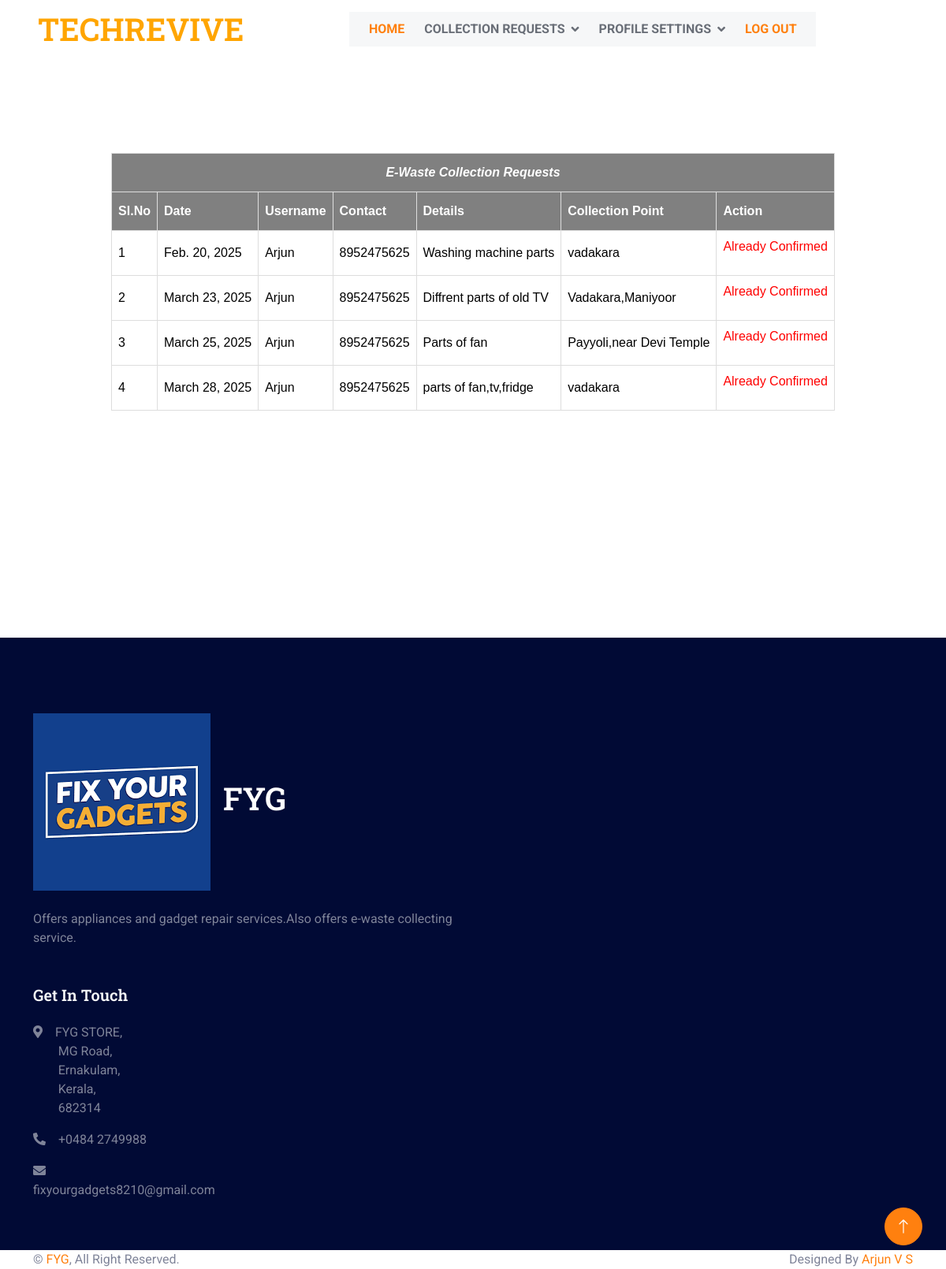
/EwasteCollector/ViewmyAllocEC/ (signed in), run on the app's committed database.
### Admin/models.py (models this page shows)
class Assignewastebooking(models.Model):
    aeb_status=models.IntegerField(default=0)
    collector=models.ForeignKey(EwasteCollector,on_delete=models.SET_NULL,null=True)
    ewastebooking=models.ForeignKey('User.Ewastebooking',on_delete=models.SET_NULL,null=True)

### User/models.py (models this page shows)
class Ewastebooking(models.Model):
    ewastebooking_details=models.CharField(max_length=50)
    ewastebooking_date=models.DateField(auto_now_add=True)
    ewastebooking_status=models.IntegerField(default=0)
    ewastebooking_collectionpoint=models.CharField(max_length=100)
    user=models.ForeignKey(User,on_delete=models.SET_NULL,null=True)

### Guest/models.py (models this page shows)
class User(models.Model):
    user_name=models.CharField(max_length=50)
    user_gender=models.CharField(max_length=50)
    user_contact=models.CharField(max_length=50)
    user_email=models.CharField(max_length=50)
    user_photo=models.FileField(upload_to='UserDocs/')
    user_proof=models.FileField(upload_to='UserDocs/')
    user_password=models.CharField(max_length=50)
    user_address=models.CharField(max_length=100)
    place=models.ForeignKey('Admin.Place',on_delete=models.CASCADE)

### EwasteCollector/views.py (the view)
# urls.py: path('ViewmyAllocEC/', views.ViewAllocatedEC,name="ViewmyAllocEC"),
def ViewAllocatedEC(request):
 if 'eid' in request.session:
    ecol=Assignewastebooking.objects.filter(collector=request.session["eid"])
    return render(request,"EwasteCollector/AllocatedEwasteCollectionRequests.html",{'data':ecol})
 else:
        return redirect('guest:Home')

### EwasteCollector/Templates/EwasteCollector/AllocatedEwasteCollectionRequests.html (shortened to what this page needs)
{% extends 'EwasteCollector/Head.html' %}
{% load static %}
{% block content %}
<!DOCTYPE html>
<html lang="en">
<head>
</head>
<body>
    <div id="tab">
    <br>
    <br>
    <br>
    <br>
    <br>
    <table  cellpadding="20px" border="1" align="center" bgcolor="white" >
        <tr>
        <th colspan="9"><center><i>E-Waste Collection Requests </i></center></th>
        </tr>
        <tr>
            <th>Sl.No</th>
            <th>Date</th>
            <th>Username</th>
            <th>Contact</th>
            <th>Details</th>
            <th>Collection Point</th>
            <th colspan="4">Action</th>
        </tr>
       {% for i in data %}
        <tr>
            <td>{{forloop.counter}}</td>
            <td>{{i.ewastebooking.ewastebooking_date}}</td>
            <td>{{i.ewastebooking.user.user_name}}</td>
            <td>{{i.ewastebooking.user.user_contact}}</td>
            <td>{{i.ewastebooking.ewastebooking_details}}</td>
            <td>{{i.ewastebooking.ewastebooking_collectionpoint}}</td>
            <td>
                {% if i.aeb_status == 1 %}
                <a href="{% url 'webcollector:confewasteb' i.id %}">Confirm</a>
                <td> <a href="{% url 'webcollector:delewasteb' i.id %}">Reject</a></td>
                {% else %}
               <font color="red"> <p>Already Confirmed</p></font>
                {% endif %}
            </td>
        </tr>
        {% endfor %}
    </table>
    <br>
    <br>
    <br>
    <br>
    <br>
    <br>
    <br>
    <br>
    <br>
    <br>
    </div>
</body>
</html>
{% endblock content %}

### Guest/static/EwasteCollector/css/style.css (style rules this page uses)
:root { --primary: #FF800F; --secondary: #001064; --light: #F6F7F8; --dark: #010A35; }

### Guest/static/form.css (style rules this page uses)
#tab { font-family: "Trebuchet MS", Arial, Helvetica, sans-serif; border-collapse: collapse; width: 100%; }
#tab td, #tab th { border: 1px solid #ddd; padding: 8px; color: black; }
#tab th { padding-top: 12px; padding-bottom: 12px; text-align: left; background-color: gray; color: white; }

### data on the page
Assignewastebooking: ewastebooking.ewastebooking_date "Feb. 20, 2025", ewastebooking.user.user_name "Arjun", ewastebooking.user.user_contact "8952475625", ewastebooking.ewastebooking_details "Washing machine parts", ewastebooking.ewastebooking_collectionpoint "vadakara", aeb_status "Already Confirmed"
Assignewastebooking: ewastebooking.ewastebooking_date "March 23, 2025", ewastebooking.user.user_name "Arjun", ewastebooking.user.user_contact "8952475625", ewastebooking.ewastebooking_details "Diffrent parts of old TV", ewastebooking.ewastebooking_collectionpoint "Vadakara,Maniyoor", aeb_status "Already Confirmed"
Assignewastebooking: ewastebooking.ewastebooking_date "March 25, 2025", ewastebooking.user.user_name "Arjun", ewastebooking.user.user_contact "8952475625", ewastebooking.ewastebooking_details "Parts of fan", ewastebooking.ewastebooking_collectionpoint "Payyoli,near Devi Temple", aeb_status "Already Confirmed"
Assignewastebooking: ewastebooking.ewastebooking_date "March 28, 2025", ewastebooking.user.user_name "Arjun", ewastebooking.user.user_contact "8952475625", ewastebooking.ewastebooking_details "parts of fan,tv,fridge", ewastebooking.ewastebooking_collectionpoint "vadakara", aeb_status "Already Confirmed"
